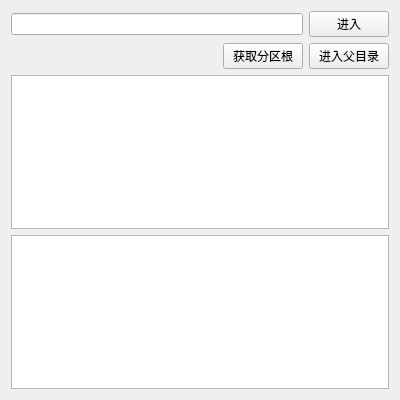
<?xml version="1.0" encoding="UTF-8"?>
<ui version="4.0">
 <class>Widget</class>
 <widget class="QWidget" name="Widget">
  <property name="geometry">
   <rect>
    <x>0</x>
    <y>0</y>
    <width>400</width>
    <height>400</height>
   </rect>
  </property>
  <property name="windowTitle">
   <string>Widget</string>
  </property>
  <layout class="QVBoxLayout" name="verticalLayout">
   <item>
    <layout class="QHBoxLayout" name="horizontalLayout">
     <item>
      <widget class="QLineEdit" name="lineEditDir"/>
     </item>
     <item>
      <widget class="QPushButton" name="btnEnter">
       <property name="text">
        <string>进入</string>
       </property>
      </widget>
     </item>
    </layout>
   </item>
   <item>
    <layout class="QHBoxLayout" name="horizontalLayout_2">
     <item>
      <spacer name="horizontalSpacer">
       <property name="orientation">
        <enum>Qt::Orientation::Horizontal</enum>
       </property>
       <property name="sizeHint" stdset="0">
        <size>
         <width>40</width>
         <height>20</height>
        </size>
       </property>
      </spacer>
     </item>
     <item>
      <widget class="QPushButton" name="btnDrivers">
       <property name="text">
        <string>获取分区根</string>
       </property>
      </widget>
     </item>
     <item>
      <widget class="QPushButton" name="btnParent">
       <property name="text">
        <string>进入父目录</string>
       </property>
      </widget>
     </item>
    </layout>
   </item>
   <item>
    <widget class="QListWidget" name="listWidget"/>
   </item>
   <item>
    <widget class="QPlainTextEdit" name="plainTextEditInfo"/>
   </item>
  </layout>
 </widget>
 <resources/>
 <connections/>
</ui>
